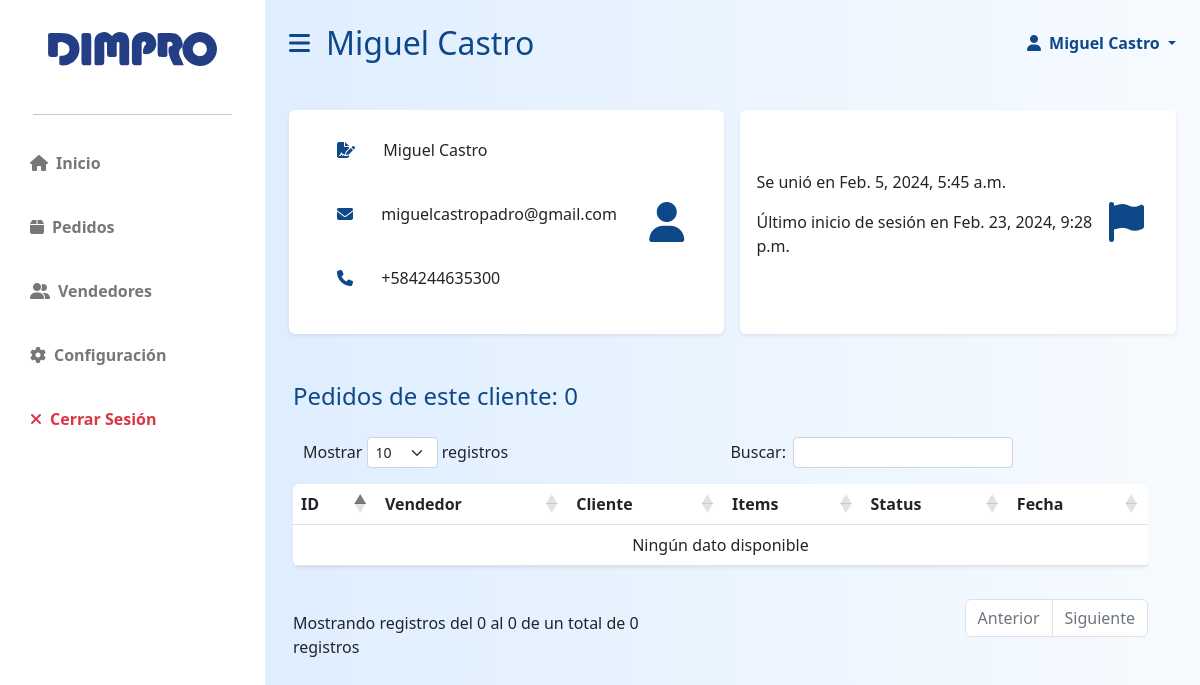
Before: /app/staff/view/seller/2 (signed in) with the older database file.
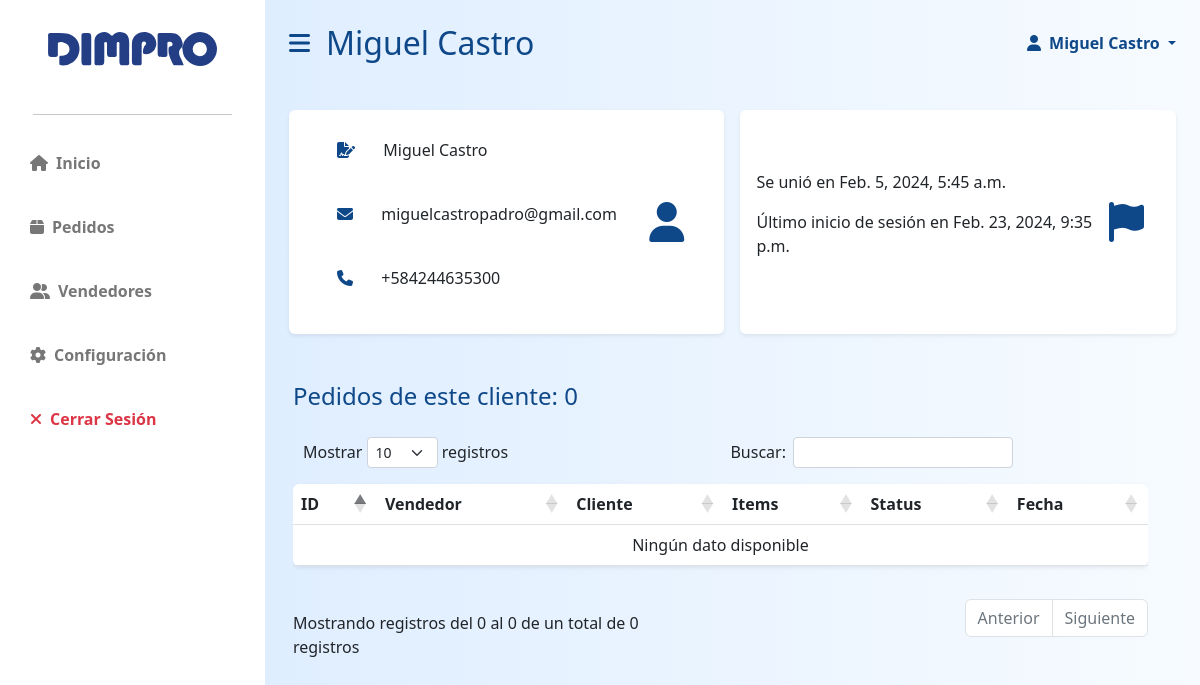
After: the same page with the newer database file.
### dimpro/models.py (models this page shows, shortened)
class User(AbstractBaseUser, PermissionsMixin):
    id = models.AutoField(primary_key=True)
    email = models.EmailField(blank=True, default='', unique=True)
    name = models.CharField(max_length=255, blank=True, default='')
    last_name = models.CharField(max_length=255, blank=True, default='')
    phoneregex = RegexValidator(regex=r"^\+?58?\d{11,15}$")
    phonenumber = models.CharField(
        validators=[phoneregex], max_length=17, blank=True, null=False
    )
    is_active = models.BooleanField(default=True)
    is_superuser = models.BooleanField(default=False)
    is_staff = models.BooleanField(default=False)
    is_operator = models.BooleanField(default=False)
    date_joined = models.DateTimeField(default=timezone.now)
    last_login = models.DateTimeField(blank=True, null=True)
    objects = CustomUserManager()
    USERNAME_FIELD = 'email'
    EMAIL_FIELD = 'email'
    REQUIRED_FIELDS = []
    class Meta:
        verbose_name = 'User'
        verbose_name_plural = 'Users'

### dimpro/views.py (the view)
# urls.py: path("staff/view/seller/<int:id>", views.staff_client_view, name='staff_client_view'),
@only_for('staff')
def staff_client_view(request, id):
    seller = User.objects.get(id=id)
    orders = Order.objects.filter(user_email=seller.id).count()
    return render(request, 'dimpro/staff/staff_client_view.html', {
        'seller': seller,
        'number_of_orders': orders
    })

### dimpro/templates/dimpro/staff/staff_client_view.html (shortened to what this page needs)
{% extends 'dimpro/staff/staff_layout.html' %}
{% load static %}
{% block stitle %}
    {{ seller.name }} {{ seller.last_name }}
{% endblock %}
{% block body %}
    <div class="row g-3 my-2">
        <div class="col-md-6 ">
            <div class=" p-3 bg-white shadow-sm d-flex justify-content-around align-items-center rounded">
                <div>
                    <p class="fs-6"><i class="fas fa-file-signature mx-2 primary-text p-3"></i> {{ seller.name }} {{ seller.last_name }}</p>
                    <p class="fs-6"><i class="fas fa-envelope mx-2 primary-text p-3"></i> {{ seller.email }}</p>
                    <p class="fs-6"><i class="fas fa-phone mx-2 primary-text p-3"></i> {{ seller.phonenumber }}</p>
                </div>
                <i class="fas fa-user fs-1 primary-text p-3"></i>
            </div>
        </div>
        <div class="col-md-6">
            <div class=" p-3 bg-white shadow-sm d-flex justify-content-around align-items-center rounded h-100">
                <div>
                    <p class="fs-6">Se unió en {{ seller.date_joined }}</p>
                    <p class="fs-6">Último inicio de sesión en {{ seller.last_login }}</p>
                </div>
                <i class="fas fa-flag fs-1 primary-text p-3"></i>
            </div>
        </div>
        <div class="row my-5">
            <h3 class="fs-4 mb-3 primary-text">Pedidos de este cliente: {{ number_of_orders }}</h3>
            <div class="col mx-auto">
                <div class="table-responsive">
                    <table id="datatable-orders" class="table bg-white rounded shadow-sm table-hover">
                        <thead>
                            <tr>
                                <th width="50">ID</th>
                                <th>Vendedor</th>
                                <th>Cliente</th>
                                <th>Items</th>
                                <th>Status</th>
                                <th>Fecha</th>
                            </tr>
                        </thead>
                        <tbody id="tableBody_orders"></tbody>
                    </table>
                </div>
            </div>
        </div>
    </div>
{% endblock %}

### dimpro/templates/dimpro/staff/staff_layout.html (shortened to what this page needs)
{% load static %}
<!DOCTYPE html>
<html lang="es">
    <head>
        <link rel="stylesheet" href="https://cdn.jsdelivr.net/npm/bootstrap@5.2.3/dist/css/bootstrap.min.css" />
        <link rel="stylesheet" href="https://cdn.datatables.net/1.13.1/css/dataTables.bootstrap5.min.css" />
        <link rel="stylesheet" href="https://cdnjs.cloudflare.com/ajax/libs/font-awesome/6.2.1/css/all.min.css" />
        <link rel="stylesheet" href="{% static 'dimpro/styles.css' %}">
    </head>
    <body data-is-operator="{{ request.user.is_operator }}">
        <div class="d-flex" id="wrapper">
            <div class="bg-white" id="sidebar-wrapper">
                <div class="sidebar-heading text-center py-4 primary-text fs-4 fw-bold text-uppercase">
                    <a href="{% url 'dimpro:control' %}" class="growt">
                        <img class="mx-0 w-75 mb-2 mt-2"src="{% static 'dimpro/logodimpro.svg' %}" id="dimpro-sidebar-logo"alt="" >
                    </a>
                </div>
                <hr class="w-75 mx-auto">
                <div class="list-group list-group-flush my-3">
                    <a href="{% url 'dimpro:control' %}" class="growt list-group-item list-group-item-action bg-transparent second-text fw-bold">
                        <i class="fas fa-house me-2"></i>Inicio
                    </a>
                    <a href="{% url 'dimpro:staff_orders' %}" class="growt list-group-item list-group-item-action bg-transparent second-text fw-bold">
                        <i class="fas fa-box me-2"></i>Pedidos
                    </a>
                    <a href="{% url 'dimpro:staff_clients' %}" class="growt list-group-item list-group-item-action bg-transparent second-text fw-bold">
                        <i class="fas fa-user-group me-2"></i>Vendedores
                    </a>
                    {% if user.is_operator %}
                    <a href="{% url 'dimpro:staff_settings' %}" class="growt list-group-item list-group-item-action bg-transparent second-text fw-bold">
                        <i class="fas fa-gear me-2"></i>Configuración
                    </a>
                    {% endif %}
                    <a href="{% url 'dimpro:logout' %}" class="growt list-group-item list-group-item-action bg-transparent text-danger fw-bold">
                        <i class="fas fa-xmark me-2"></i>Cerrar Sesión
                    </a>
                </div>
            </div>
            <div id="page-content-wrapper">
                <nav class="navbar d-flex navbar-expand-lg navbar-light bg-transparent py-4 px-4">
                    <div class="col-6 d-flex align-items-center">
                        <i class="fas fa-bars primary-text fs-4 me-3" id="menu-toggle"></i>
                        <h2 class="fs-2 m-0 primary-text">{% block stitle %}{% endblock %}</h2>
                    </div>
                    <div class="col-6 d-flex justify-content-end">
                        <a class="nav-link dropdown-toggle primary-text fw-bold" href="#" id="navbarDropdown"
                                        role="button" data-bs-toggle="dropdown" aria-expanded="false" >
                                        <i class="fas fa-user me-2"></i>{{ user.name }} {{ user.last_name }}
                        </a>
                    </div>
                </nav>
                <div class="container-fluid px-4 mb-5">
                    {% block body %}{% endblock %}
                </div>
            </div>
        </div>
    </body>
</html>

Changed rows visible on the page:
changed User "Miguel": last_login "Feb. 23, 2024, 9:28 p.m." → "Feb. 23, 2024, 9:35 p.m."
